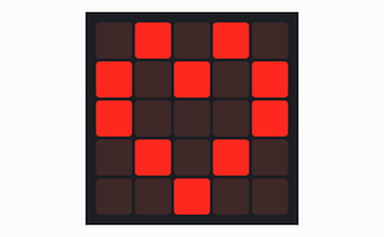
Recording of a program running on a simulated BBC micro:bit (MakeCode). On the bench: the board's 5×5 LED display.

Above: at 0.2 s.
At 0.61 s:
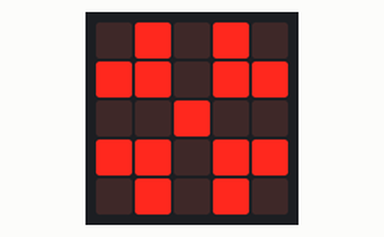

The program:

main.ts
```typescript
basic.forever(function () {
    basic.showLeds(`
        . # . # .
        # . # . #
        # . . . #
        . # . # .
        . . # . .
        `)
    basic.showLeds(`
        . # . # .
        # # . # #
        . . # . .
        # # . # #
        . # . # .
        `)
})
```

test.ts
```typescript
// les tests vont ici ; cela ne sera pas compilé si ce paquet est utilisé en tant qu'extension.
```

Measured:
- what the display in image 1 shows lasts 0.4 s, from 0.4 s to 0.8 s
